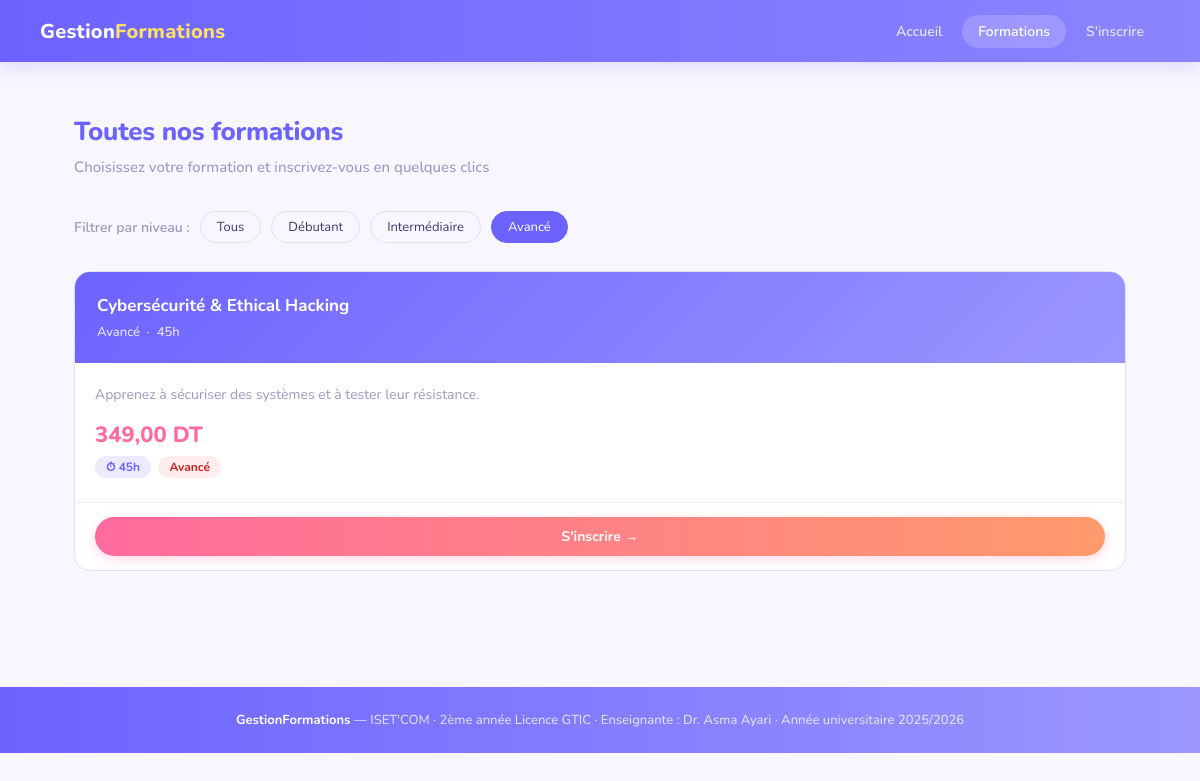
The page /index.php?page=formations&niveau=Avancé on the database its author committed.
### tables this page shows
CREATE TABLE IF NOT EXISTS formations (
    id          INT AUTO_INCREMENT PRIMARY KEY,
    titre       VARCHAR(150) NOT NULL,
    description TEXT NOT NULL,
    prix        DECIMAL(8,2) NOT NULL DEFAULT 0,
    duree       VARCHAR(30) DEFAULT '20h',
    niveau      VARCHAR(50) DEFAULT 'Tous niveaux',
    created_at  TIMESTAMP DEFAULT CURRENT_TIMESTAMP
);

### controllers/FormationController.php (called while the page is built)
<?php
require_once 'models/Formation.php';
$niveau    = isset($_GET['niveau']) ? trim($_GET['niveau']) : '';
$formations = Formation::getAll($niveau);
require 'views/formations.php';
?>

### models/Formation.php (called while the page is built, shortened)
<?php
class Formation {
    public static function getAll(string $niveau = ''): array {
        $pdo = Database::connect();
        if (!empty($niveau)) {
            $stmt = $pdo->prepare('SELECT * FROM formations WHERE niveau = ? ORDER BY id ASC');
            $stmt->execute([$niveau]);
        } else {
            $stmt = $pdo->query('SELECT * FROM formations ORDER BY id ASC');
        }
        return $stmt->fetchAll();
    }
}
?>

### views/formations.php (the view, shortened to what this page needs)
<?php
require 'views/partials/header.php';
?>
<div class="container">
    <div class="section">
        <div class="section-title">Toutes nos formations</div>
        <div class="section-sub">
            Choisissez votre formation et inscrivez-vous en quelques clics
        </div>
        <div style="margin-bottom:28px; display:flex; gap:10px; flex-wrap:wrap; align-items:center;">
            <span style="font-size:14px; color:var(--muted); font-weight:600;">Filtrer par niveau :</span>
            <a href="index.php?page=formations"
               style="padding:6px 16px; border-radius:20px; border:1.5px solid var(--border); font-size:13px; text-decoration:none; color:var(--text);
               <?= empty($niveau) ? 'background:var(--primary);color:#fff;border-color:var(--primary);' : '' ?>">
               Tous</a>
            <?php foreach (['Débutant','Intermédiaire','Avancé'] as $niv): ?>
            <a href="index.php?page=formations&niveau=<?= urlencode($niv) ?>"
               style="padding:6px 16px; border-radius:20px; border:1.5px solid var(--border); font-size:13px; text-decoration:none; color:var(--text);
               <?= (isset($niveau) && $niveau === $niv) ? 'background:var(--primary);color:#fff;border-color:var(--primary);' : '' ?>">
               <?= $niv ?></a>
            <?php endforeach; ?>
        </div>
        <?php if (empty($formations)): ?>
            <div class="alert alert-error">Aucune formation disponible pour ce niveau.</div>
        <?php else: ?>
        <div class="cards-grid">
            <?php foreach ($formations as $f): ?>
            <div class="card">
                <div class="card-header">
                    <h3><?= htmlspecialchars($f['titre']) ?></h3>
                    <p><?= htmlspecialchars($f['niveau']) ?> &nbsp;·&nbsp; <?= htmlspecialchars($f['duree']) ?></p>
                </div>
                <div class="card-body">
                    <p><?= htmlspecialchars($f['description']) ?></p>
                    <div class="prix"><?= number_format($f['prix'], 2, ',', ' ') ?> DT</div>
                    <div class="meta">
                        <span class="badge badge-primary">⏱ <?= htmlspecialchars($f['duree']) ?></span>
                        <?php
                        $badgeClass = match($f['niveau']) {
                            'Débutant'     => 'badge-success',
                            'Intermédiaire'=> 'badge-warning',
                            'Avancé'       => 'badge-danger',
                            default        => 'badge-primary'
                        };
                        ?>
                        <span class="badge <?= $badgeClass ?>"><?= htmlspecialchars($f['niveau']) ?></span>
                    </div>
                </div>
                <div class="card-footer">
                    <a href="index.php?page=inscription&formation_id=<?= $f['id'] ?>"
                       class="btn btn-accent btn-block">S'inscrire →</a>
                </div>
            </div>
            <?php endforeach; ?>
        </div>
        <?php endif; ?>
    </div>
</div>
<?php require 'views/partials/footer.php'; ?>

### assets/style.css (style rules this page uses)
:root { --primary: #6C63FF; --primary-lt: #8B85FF; --primary-dk: #5548E0; --accent: #FF6B9D; --accent-dk: #E8528A; --success: #2ECC71; --danger: #FF5E5B; --gray-bg: #F8F7FF; --gray-light: #EEF0F8; --border: #E2E0F5; --text: #3D3B6E; --muted: #9B99C3; }
* { box-sizing: border-box; margin: 0; padding: 0; }
body { font-family: 'Nunito', 'Segoe UI', Arial, sans-serif; background: var(--gray-bg); color: var(--text); min-height: 100vh; }
.container { max-width: 1100px; margin: 0 auto; padding: 0 24px; }
.section { padding: 52px 0; }
.section-title { font-size: 26px; font-weight: 800; color: var(--primary); margin-bottom: 8px; letter-spacing: -.3px; }
.section-sub { color: var(--muted); font-size: 15px; margin-bottom: 34px; font-weight: 500; }
.cards-grid { display: grid; grid-template-columns: repeat(auto-fit, minmax(240px, 1fr)); gap: 22px; }
.card { background: #fff; border-radius: 16px; border: 1.5px solid var(--border); overflow: hidden; transition: .22s; display: flex; flex-direction: column; }
.card-header { background: linear-gradient(135deg, var(--primary) 0%, #9B97FF 100%); padding: 22px; color: #fff; }
.card-header h3 { font-size: 17px; font-weight: 700; margin-bottom: 6px; }
.card-header p { font-size: 13px; opacity: .85; font-weight: 500; }
.card-body { padding: 20px; flex: 1; }
.card-body p { font-size: 14px; color: var(--muted); margin-bottom: 14px; line-height: 1.65; }
.card-footer { padding: 14px 20px; border-top: 1.5px solid var(--gray-light); }
.badge { display: inline-block; padding: 3px 11px; border-radius: 20px; font-size: 12px; font-weight: 700; margin-right: 4px; margin-bottom: 4px; }
.badge-primary { background: #EDEAFF; color: #6C63FF; }
.badge-danger { background: #FFEDED; color: #CC2222; }
.prix { font-size: 22px; font-weight: 800; color: var(--accent); }
.meta { font-size: 13px; color: var(--muted); margin-top: 6px; font-weight: 500; }
.btn { display: inline-block; padding: 10px 24px; border-radius: 25px; font-size: 14px; font-weight: 700; text-decoration: none; cursor: pointer; border: none; transition: .22s; text-align: center; }
.btn-accent { background: linear-gradient(90deg, var(--accent) 0%, #FF9A6C 100%); color: #fff; box-shadow: 0 3px 12px rgba(255,107,157,.28); }
.btn-block { display: block; width: 100%; }

### rows shown on the page
formations: titre "Cybersécurité & Ethical Hacking", niveau "Avancé", duree "45h", description "Apprenez à sécuriser des systèmes et à tester leur résistance.", prix "349,00"

### other values the page prints
$niv "Débutant"
$niv "Intermédiaire"
$niv "Avancé"
